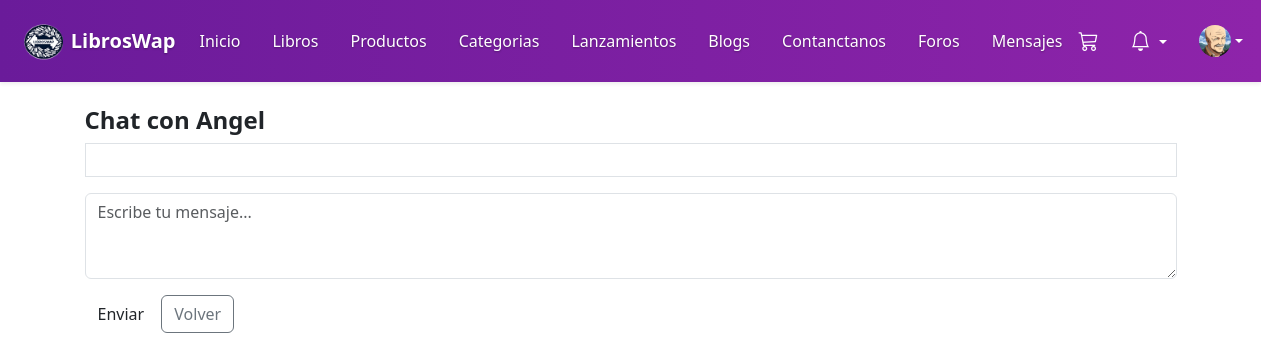
Page /index.php?c=MensajeController&a=chat&id=1 (signed in) on the earlier database version.
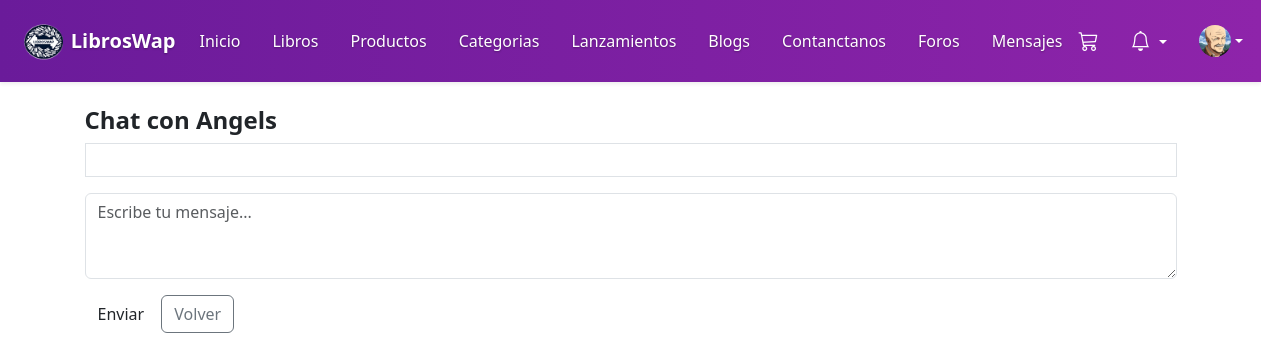
Same page on the later database version.
### tables this page shows
CREATE TABLE `usuarios` (
  `id` int(11) NOT NULL,
  `nombre` varchar(100) NOT NULL,
  `email` varchar(100) NOT NULL,
  `password` varchar(255) NOT NULL,
  `rol` enum('usuario','admin') DEFAULT 'usuario',
  `foto` varchar(255) DEFAULT NULL,
  `bio` text DEFAULT NULL,
  `token_recuperacion` varchar(255) DEFAULT NULL,
  `token_expira` datetime DEFAULT NULL
);

### controllers/MensajeController.php (called while the page is built, shortened)
<?php
require_once __DIR__ . '/../models/Usuario.php';
class MensajeController
{
    public function chat()
    {
        $otro_id = $_GET['id'] ?? null;
        $usuarioModel = new Usuario();
        $otro_usuario = $usuarioModel->obtenerPorId($otro_id);
        include __DIR__ . '/../views/layouts/layout_usuario.php';
    }
}

### config/config.php (called while the page is built, shortened)
<?php
function conectar() {
    $conexion = new mysqli(HOST, USER, PASS, DB);
    return $conexion;
}
?>

### models/Usuario.php (called while the page is built, shortened)
<?php
require_once __DIR__ . '/../config/config.php';
class Usuario {
    private $conexion;
    public function __construct() {
        $this->conexion = conectar();
    }
public function obtenerPorId($id) {
    $stmt = $this->conexion->prepare("SELECT * FROM usuarios WHERE id = ?");
    $stmt->bind_param("i", $id);
    $stmt->execute();
    return $stmt->get_result()->fetch_assoc();
}
}

### views/usuario/chat.php (the view, shortened to what this page needs)
<div class="container mt-4">
    <h4 class="fw-bold text-purple">Chat con <?= htmlspecialchars($otro_usuario['nombre']) ?></h4>
    <div class="border p-3 mb-3" style="max-height: 400px; overflow-y: auto;">
    </div>
    <form method="POST" action="index.php?c=MensajeController&a=enviar">
        <div class="mb-3">
            <textarea name="mensaje" class="form-control" rows="3" placeholder="Escribe tu mensaje..." required></textarea>
        </div>
        <button type="submit" class="btn btn-purple">Enviar</button>
        <a href="index.php?c=MensajeController&a=mensajes" class="btn btn-outline-secondary">Volver</a>
    </form>
</div>

Differences in the rows shown:
changed usuarios: nombre "Angel" → "Angels"
